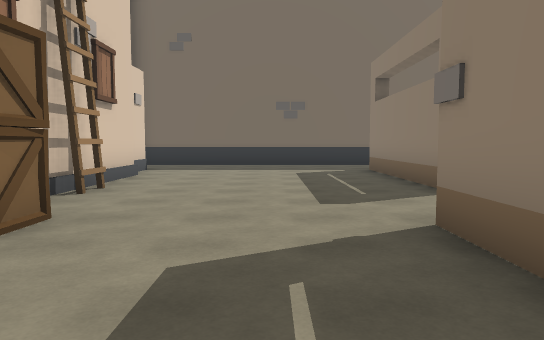
[1] (above)

24 first-person views from a walk through a Unity game level. The camera is 1.4 m above the floor, tilts 4° down and sees 70° across. The floor is counted in squares, 2 m on a side. Each view is taken from the middle of a square. On the plan, view 1 faces up. The plan holds only what a view shows up to about 11 squares ahead; the rest is blank. The place goes on beyond the plan.

[2]
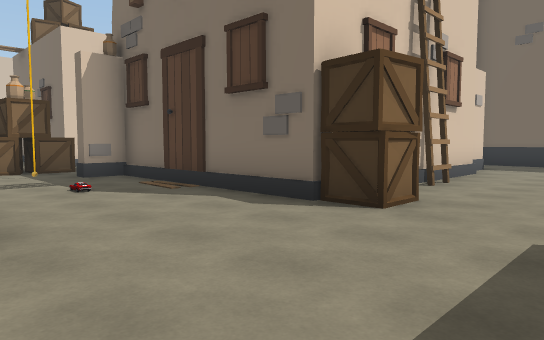

[3]
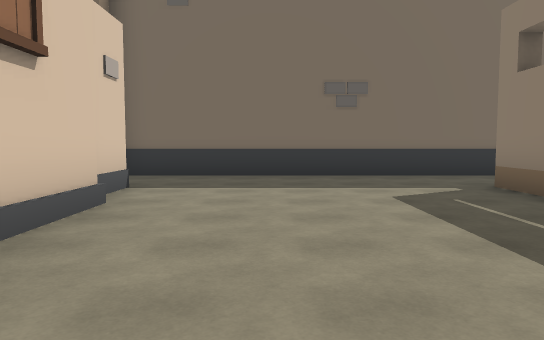

[4]
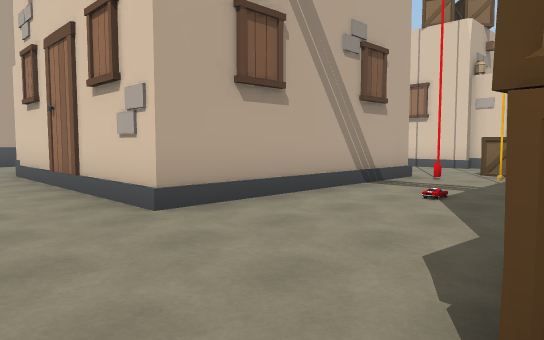

[5]
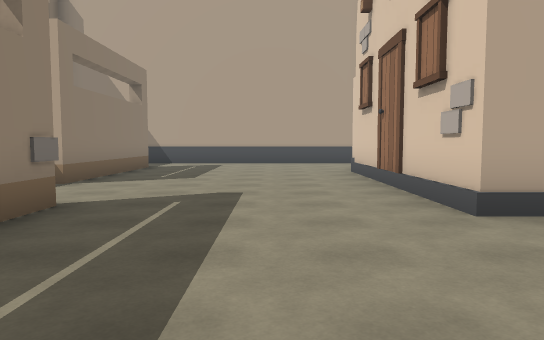

[6]
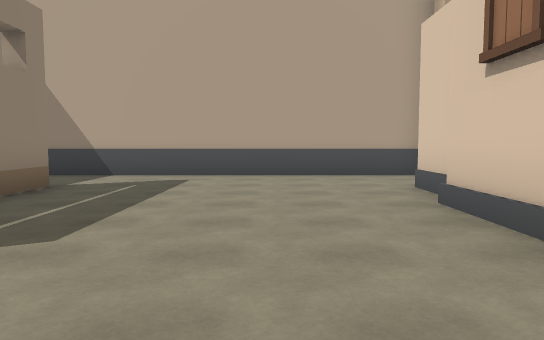

[7]
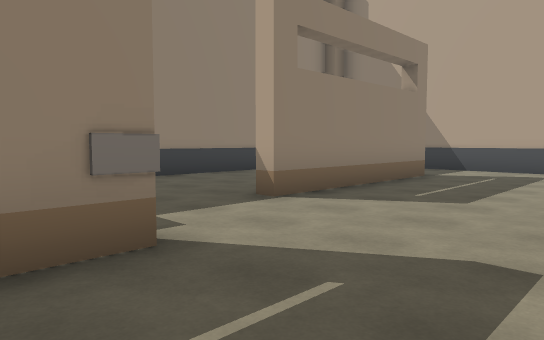

[8]
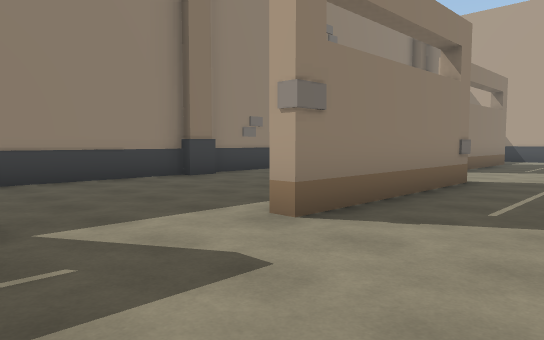

[9]
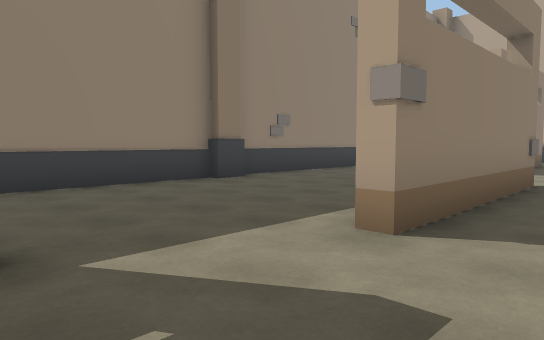

[10]
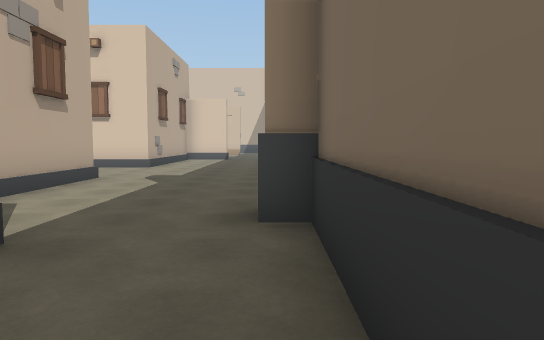

[11]
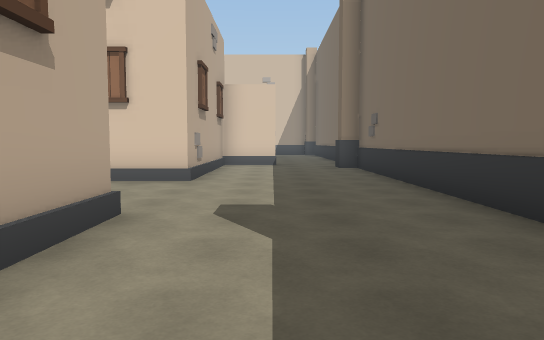

[12]
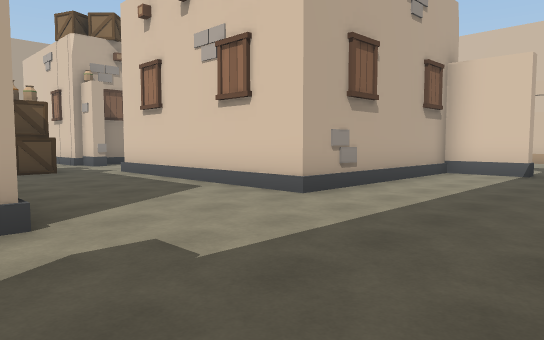

[13]
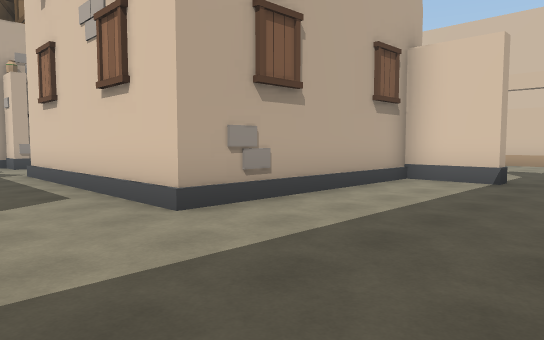

[14]
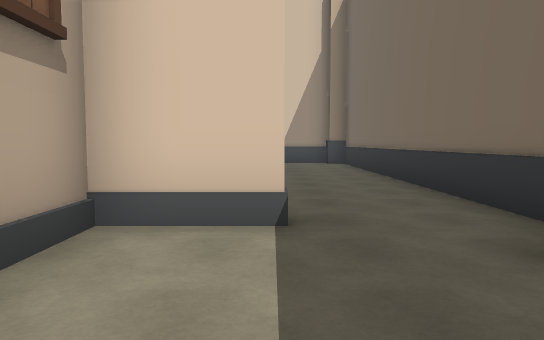

[15]
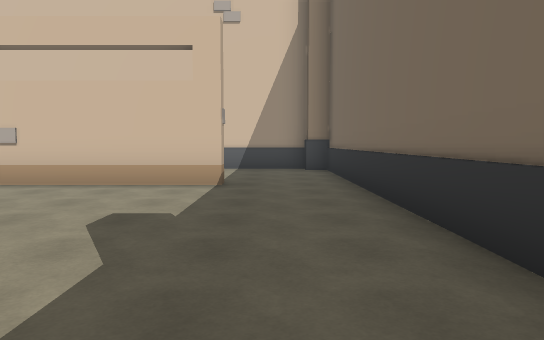

[16]
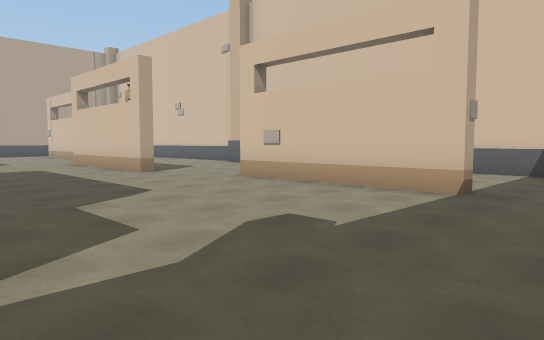

[17]
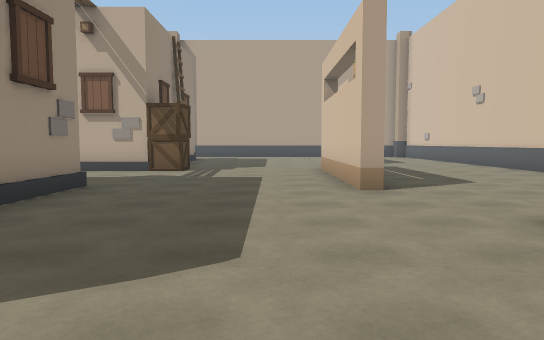

[18]
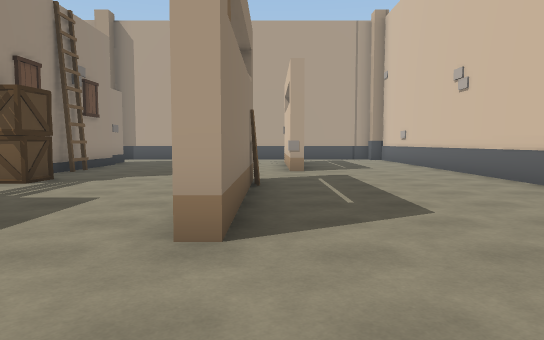

[19]
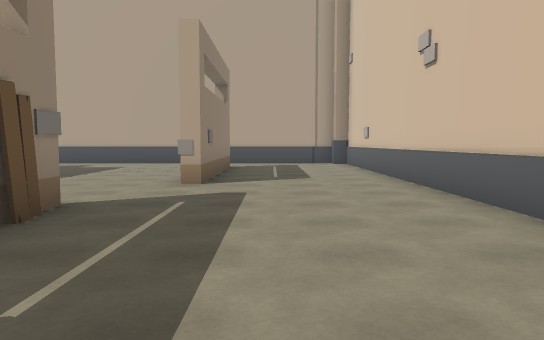

[20]
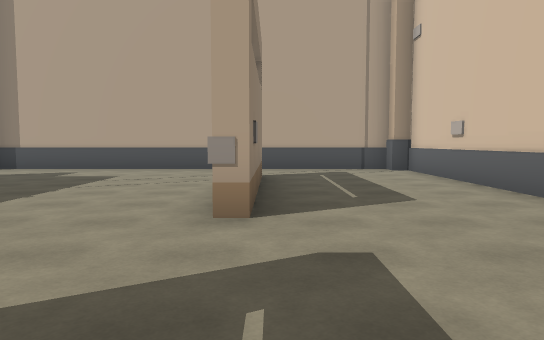

[21]
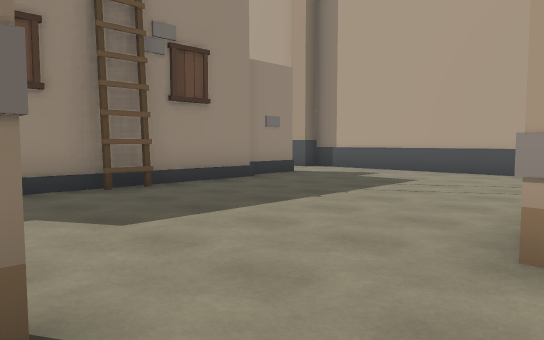

[22]
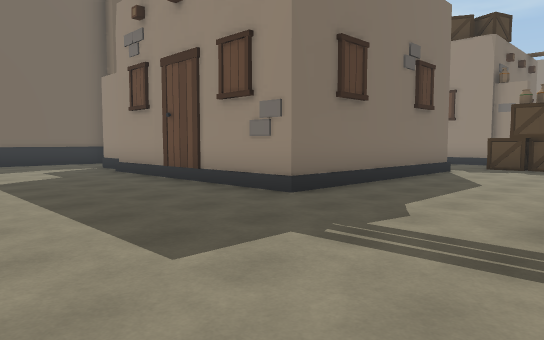

[23]
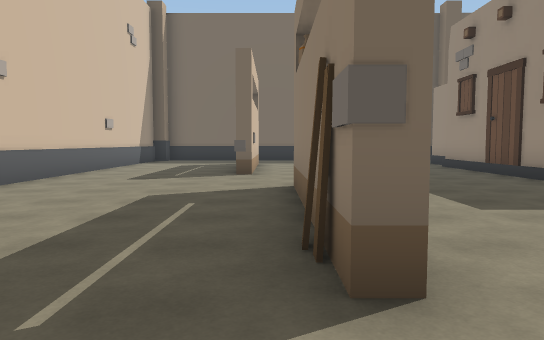

[24]
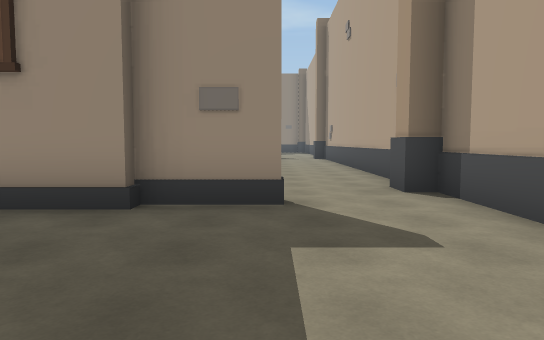

### Floor plan
Key: @ floor where view 1 was taken; # wall or solid block; . main floor; : floor 0.25 m higher than the main floor; B building; A box; T thing the floor can be seen under or through; P plank; O other object.
Columns run from 28 left of view 1 to 7 right of it. Each row starts with its distance up from view 1.
 13  ########## #########  ##########
 12 ##..........#..........#........
 11 #...............................
 10 #...#.....#.............#......#
  9 #.  #.....#.............#......#
  8 #...#.....#####B....### ##.....#
  7 #...O.....#     ....     #.....#
  6 #...O.....#     ....     #.....#
  5 #.........#     ....     #.........#
  4 #.........#     ...      #.........#
  3 #....#....######...#####B#A..#.....#
  2  ....#............A#O........T.....#
  1  ....#...........AA#..:......T ....#
  0 #....P.........O...#........@T  ...#
 -1 #....O....AB#  #...#######...T. ...#
 -2 #....P....#              #.........#
 -3 #.........#              #.........#
 -4 #...O.....#              #.....#...#
 -5 #...O.....#              #.....#...#
 -6 #...#.....##            ##.....# ..#
 -7 #...#.....#             #......#   #
 -8 #...#.....#......       #......#
 -9 #.................      ........
-10 ##... ......#.....      ........
-11  ############ ####      #########

Where each view was taken, in squares from view 1:
view 1: 0 up, 0 right, facing up
view 2: 1 down, 0 right, facing up-left
view 3: 4 up, 1 left, facing up
view 4: 3 up, 1 left, facing down-left
view 5: 3 up, 1 left, facing down
view 6: 2 down, 1 left, facing down
view 7: 0 up, 1 left, facing down-right
view 8: 6 up, 1 left, facing down-right
view 9: 6 up, 0 right, facing down-right
view 10: 12 up, 1 left, facing left
view 11: 10 up, 5 left, facing left
view 12: 12 up, 8 left, facing down-left
view 13: 12 up, 10 left, facing down-left
view 14: 10 up, 14 left, facing left
view 15: 11 up, 17 left, facing left
view 16: 12 up, 18 left, facing down-left
view 17: 9 up, 21 left, facing down
view 18: 6 up, 23 left, facing down
view 19: 3 up, 25 left, facing down
view 20: 0 up, 24 left, facing down
view 21: 1 down, 24 left, facing down-right
view 22: 1 down, 22 left, facing up-right
view 23: 3 down, 23 left, facing up
view 24: 8 down, 22 left, facing right
